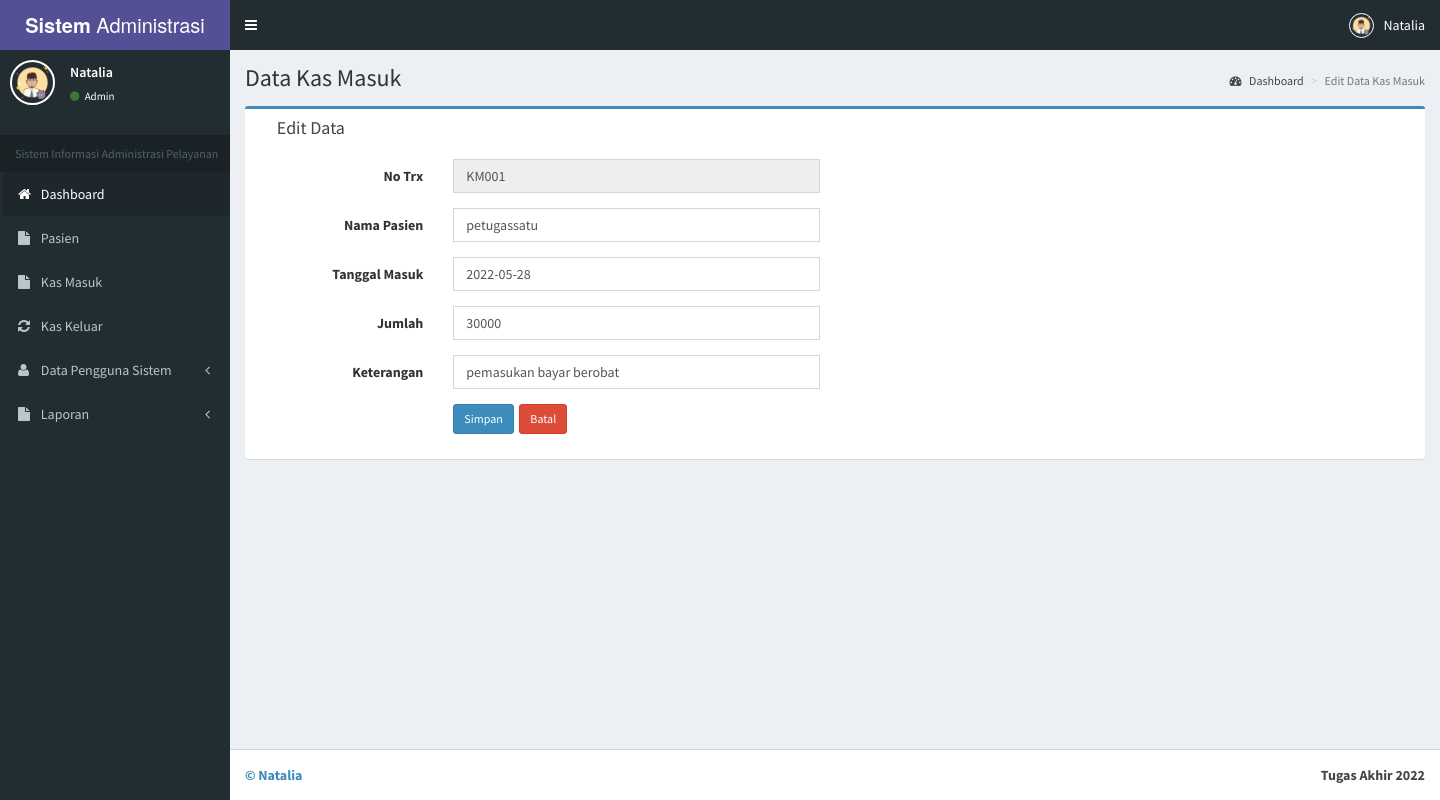
Page /keuangan/admin/edit_kasmasuk.php?aksi=edit&id_trx=3 (signed in) on the committed database.
### tables this page shows
CREATE TABLE `tb_kasmasuk` (
  `id_trx` int(11) NOT NULL,
  `nomor_trx` varchar(25) NOT NULL,
  `nama_penyetor` varchar(55) NOT NULL,
  `tgl_masuk` date NOT NULL,
  `jumlah` varchar(25) NOT NULL,
  `keterangan` varchar(255) NOT NULL,
  `id_user` varchar(255) NOT NULL
);

### keuangan/admin/edit_kasmasuk.php (the view, shortened to what this page needs)
<?php include "session.php"; ?>
<!DOCTYPE html>
<html>
  <?php include "head.php"; ?>
  <body class="hold-transition skin-purple sidebar-mini">
    <div class="wrapper">
      <?php include "header.php"; ?>
      <?php include "menu.php"; ?>
      <div class="content-wrapper">
        <section class="content-header">
          <h1>
            Data Kas Masuk
          </h1>
          <ol class="breadcrumb">
            <li><a href="index.php"><i class="fa fa-dashboard"></i> Dashboard</a></li>
            <li class="active">Edit Data Kas Masuk</li>
          </ol>
        </section>
        <section class="content">
          <div class="row">
            <section class="col-lg-12 connectedSortable">
              <div class="box box-primary">
                <div class="box-header">
                  <i class="ion ion-clipboard"></i>
                  <h3 class="box-title">Edit Data </h3>
                </div>
                 <?php
            $id_trx = $_GET['id_trx'];
      $sql = mysqli_query($koneksi, "SELECT * FROM tb_kasmasuk WHERE id_trx='$id_trx'");
      if(mysqli_num_rows($sql) == 0){
        header("Location: kasmasuk.php");
      }else{
        $row = mysqli_fetch_assoc($sql);
      }
      ?>
                <div class="box-body">
                <form class="form-horizontal style-form" action="" method="post" enctype="multipart/form-data" name="form1" id="form1">
                         <div class="form-group">
                              <label class="col-sm-2 col-sm-2 control-label">No Trx</label>
                              <div class="col-sm-4">
                                  <input name="nomor_trx" type="text" id="nomor_trx" class="form-control" value="<?php echo $row['nomor_trx']; ?>" placeholder="Auto Number" autocomplete="off" autofocus="on" readonly="readonly" />
                              </div>
                          </div>
                          <div class="form-group">
                              <label class="col-sm-2 col-sm-2 control-label">Nama Pasien</label>
                              <div class="col-sm-4">
                            <input name="nama_penyetor" type="text" id="nama_penyetor" class="form-control" value="<?php echo $row['nama_penyetor']; ?>" placeholder="Nama penyetor" autocomplete="off" required />
                            </div>
                          </div>
                         <div class="form-group">
                              <label class="col-sm-2 col-sm-2 control-label">Tanggal Masuk</label>
                              <div class="col-sm-4">
                            <input name="tgl_masuk" type="text" id="tgl_masuk" class="form-control" value="<?php echo $row['tgl_masuk']; ?>" placeholder="tgl_masuk" autocomplete="off" required />
                            </div>
                          </div>
                          <div class="form-group">
                              <label class="col-sm-2 col-sm-2 control-label">Jumlah </label>
                              <div class="col-sm-4">
                            <input name="jumlah" type="text" id="jumlah" class="form-control" value="<?php echo $row['jumlah']; ?>" placeholder="jumlah" autocomplete="off" required />
                            </div>
                          </div>
                           <div class="form-group">
                              <label class="col-sm-2 col-sm-2 control-label">Keterangan </label>
                              <div class="col-sm-4">
                            <input name="keterangan" type="text" id="keterangan" class="form-control" value="<?php echo $row['keterangan']; ?>" placeholder="keterangan" autocomplete="off" required />
                            </div>
                          </div>
                          <div class="form-group">
                              <label class="col-sm-2 col-sm-2 control-label"></label>
                              <div class="col-sm-10">
                                  <input type="submit" name="update" value="Simpan" class="btn btn-sm btn-primary" />&nbsp;
                                <a href="kasmasuk.php" class="btn btn-sm btn-danger">Batal </a>
                              </div>
                          </div>
                      </form>
                </div>
              </div>
            </section>
          </div>
        </section>
      </div>
      <?php include "footer.php"; ?>
    </div>
  </body>
</html>

### rows in the picture
tb_kasmasuk: nomor_trx "KM001", nama_penyetor "petugassatu", tgl_masuk "2022-05-28", jumlah "30000", keterangan "pemasukan bayar berobat"

### other values in the picture
$_SESSION['nama'] "Natalia"
$_SESSION['level'] "Admin"
